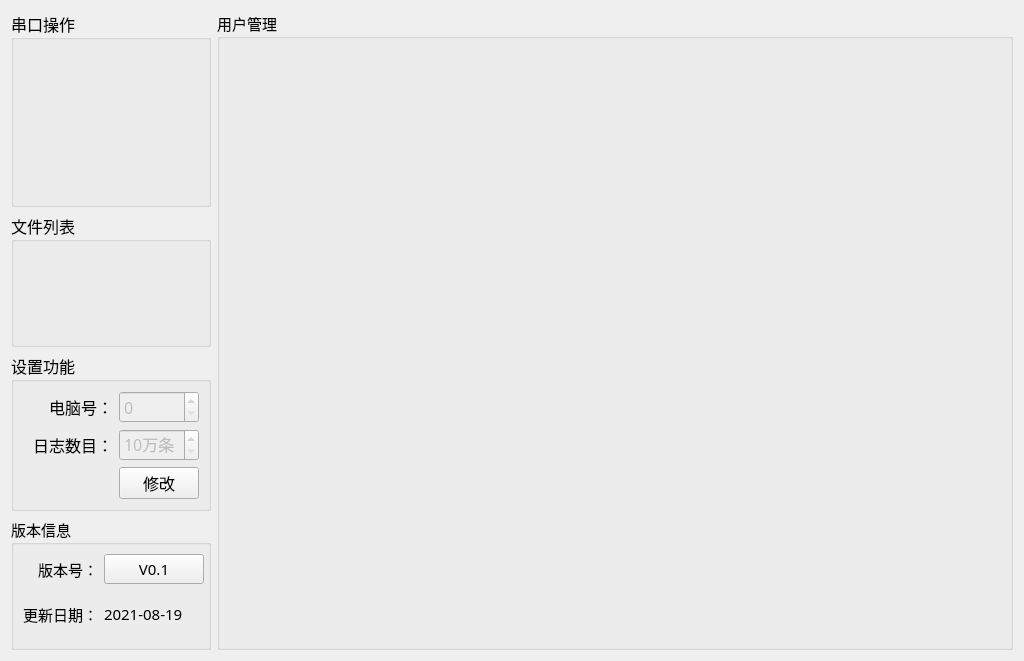
<?xml version="1.0" encoding="UTF-8"?>
<ui version="4.0">
 <class>Setup_MainWid</class>
 <widget class="QWidget" name="Setup_MainWid">
  <property name="geometry">
   <rect>
    <x>0</x>
    <y>0</y>
    <width>1024</width>
    <height>661</height>
   </rect>
  </property>
  <property name="font">
   <font>
    <family>微软雅黑</family>
    <pointsize>11</pointsize>
   </font>
  </property>
  <property name="windowTitle">
   <string>Form</string>
  </property>
  <layout class="QGridLayout" name="gridLayout_6">
   <item row="0" column="0">
    <widget class="QGroupBox" name="groupBox_3">
     <property name="minimumSize">
      <size>
       <width>0</width>
       <height>80</height>
      </size>
     </property>
     <property name="maximumSize">
      <size>
       <width>200</width>
       <height>220</height>
      </size>
     </property>
     <property name="font">
      <font>
       <family>微软雅黑</family>
       <pointsize>12</pointsize>
      </font>
     </property>
     <property name="title">
      <string>串口操作</string>
     </property>
     <layout class="QGridLayout" name="gridLayout">
      <item row="0" column="0">
       <widget class="QWidget" name="comWid" native="true">
        <property name="minimumSize">
         <size>
          <width>0</width>
          <height>70</height>
         </size>
        </property>
       </widget>
      </item>
      <item row="1" column="0">
       <widget class="QWidget" name="sourceWid" native="true">
        <property name="minimumSize">
         <size>
          <width>0</width>
          <height>70</height>
         </size>
        </property>
       </widget>
      </item>
     </layout>
    </widget>
   </item>
   <item row="0" column="1" rowspan="4">
    <widget class="QGroupBox" name="groupBox_5">
     <property name="title">
      <string>用户管理</string>
     </property>
     <layout class="QGridLayout" name="gridLayout_4">
      <item row="0" column="0">
       <widget class="QStackedWidget" name="stackedWid"/>
      </item>
     </layout>
    </widget>
   </item>
   <item row="1" column="0">
    <widget class="QGroupBox" name="groupBox_4">
     <property name="maximumSize">
      <size>
       <width>200</width>
       <height>300</height>
      </size>
     </property>
     <property name="font">
      <font>
       <family>微软雅黑</family>
       <pointsize>12</pointsize>
      </font>
     </property>
     <property name="title">
      <string>文件列表</string>
     </property>
    </widget>
   </item>
   <item row="2" column="0">
    <widget class="QGroupBox" name="groupBox_2">
     <property name="minimumSize">
      <size>
       <width>0</width>
       <height>0</height>
      </size>
     </property>
     <property name="maximumSize">
      <size>
       <width>200</width>
       <height>16777215</height>
      </size>
     </property>
     <property name="font">
      <font>
       <family>微软雅黑</family>
       <pointsize>12</pointsize>
      </font>
     </property>
     <property name="title">
      <string>设置功能</string>
     </property>
     <layout class="QGridLayout" name="gridLayout_5">
      <item row="0" column="0">
       <widget class="QLabel" name="label_16">
        <property name="text">
         <string>电脑号：</string>
        </property>
        <property name="alignment">
         <set>Qt::AlignRight|Qt::AlignTrailing|Qt::AlignVCenter</set>
        </property>
       </widget>
      </item>
      <item row="0" column="1">
       <widget class="QSpinBox" name="pcNumSpin">
        <property name="enabled">
         <bool>false</bool>
        </property>
        <property name="styleSheet">
         <string notr="true"/>
        </property>
        <property name="maximum">
         <number>9</number>
        </property>
       </widget>
      </item>
      <item row="1" column="0">
       <widget class="QLabel" name="label_15">
        <property name="text">
         <string>日志数目：</string>
        </property>
        <property name="alignment">
         <set>Qt::AlignRight|Qt::AlignTrailing|Qt::AlignVCenter</set>
        </property>
       </widget>
      </item>
      <item row="1" column="1">
       <widget class="QSpinBox" name="logCountSpin">
        <property name="enabled">
         <bool>false</bool>
        </property>
        <property name="suffix">
         <string>万条</string>
        </property>
        <property name="minimum">
         <number>10</number>
        </property>
       </widget>
      </item>
      <item row="2" column="0">
       <spacer name="horizontalSpacer_2">
        <property name="orientation">
         <enum>Qt::Horizontal</enum>
        </property>
        <property name="sizeHint" stdset="0">
         <size>
          <width>92</width>
          <height>20</height>
         </size>
        </property>
       </spacer>
      </item>
      <item row="2" column="1">
       <widget class="QPushButton" name="pcBtn">
        <property name="text">
         <string>修改</string>
        </property>
       </widget>
      </item>
     </layout>
    </widget>
   </item>
   <item row="3" column="0">
    <widget class="QGroupBox" name="groupBox">
     <property name="maximumSize">
      <size>
       <width>200</width>
       <height>140</height>
      </size>
     </property>
     <property name="title">
      <string>版本信息</string>
     </property>
     <layout class="QGridLayout" name="gridLayout_2">
      <item row="1" column="2">
       <widget class="QLabel" name="label_date">
        <property name="text">
         <string>2021-08-19</string>
        </property>
       </widget>
      </item>
      <item row="0" column="0">
       <widget class="QLabel" name="label">
        <property name="text">
         <string>版本号：</string>
        </property>
        <property name="alignment">
         <set>Qt::AlignRight|Qt::AlignTrailing|Qt::AlignVCenter</set>
        </property>
       </widget>
      </item>
      <item row="1" column="0">
       <widget class="QLabel" name="label_3">
        <property name="text">
         <string>更新日期：</string>
        </property>
        <property name="alignment">
         <set>Qt::AlignRight|Qt::AlignTrailing|Qt::AlignVCenter</set>
        </property>
       </widget>
      </item>
      <item row="0" column="2">
       <widget class="QPushButton" name="verBtn">
        <property name="minimumSize">
         <size>
          <width>100</width>
          <height>30</height>
         </size>
        </property>
        <property name="text">
         <string>V0.1</string>
        </property>
       </widget>
      </item>
     </layout>
    </widget>
   </item>
  </layout>
 </widget>
 <resources/>
 <connections/>
</ui>
